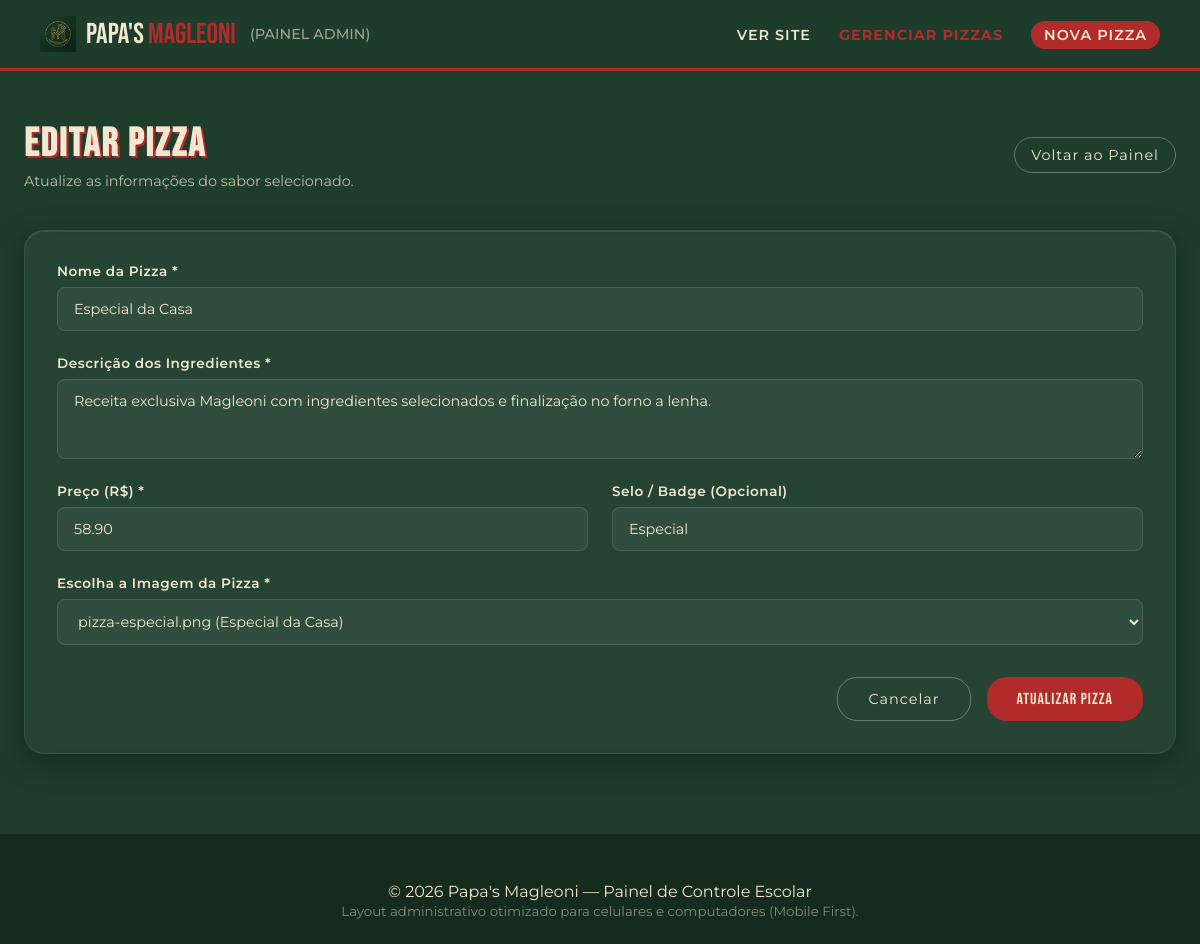
/editar.php?id=5, run on the app's committed database.
### tables this page shows
CREATE TABLE IF NOT EXISTS pizzas (id INT UNSIGNED AUTO_INCREMENT PRIMARY KEY,categoria_id INT UNSIGNED NULL,nome VARCHAR(100) NOT NULL,descricao TEXT NOT NULL,preco DECIMAL(10,2) NOT NULL,badge VARCHAR(50) DEFAULT NULL,imagem VARCHAR(255) NOT NULL,criado_em TIMESTAMP DEFAULT CURRENT_TIMESTAMP,CONSTRAINT fk_pizzas_categoria FOREIGN KEY (categoria_id) REFERENCES categorias(id) ON DELETE SET NULL);

### editar.php (the view, shortened to what this page needs)
<?php
require_once 'config/conexao.php';
$id = $_GET['id'] ?? null;
try {
    $stmt = $pdo->prepare("SELECT * FROM pizzas WHERE id = ?");
    $stmt->execute([$id]);
    $pizza = $stmt->fetch();
} catch (\PDOException $e) {
    $pizza = false;
    $error = "Erro ao buscar informações da pizza: " . $e->getMessage();
}
require_once 'includes/header_admin.php';
?>
<main class="admin-main">
    <section class="admin-header">
        <div>
            <h1 class="admin-title">Editar Pizza</h1>
            <p class="admin-subtitle">Atualize as informações do sabor selecionado.</p>
        </div>
        <a class="btn-outline-admin btn-sm" href="gerenciar.php" style="text-decoration:none;">
            Voltar ao Painel
        </a>
    </section>
    <section class="glass-card">
        <form action="editar.php?id=<?= $pizza['id'] ?>" method="post">
            <div class="form-grid-admin">
                <div class="form-group-admin full">
                    <label class="form-label-admin" for="nome">Nome da Pizza *</label>
                    <input class="form-control-admin" type="text" id="nome" name="nome" value="<?= htmlspecialchars($pizza['nome']) ?>" required>
                </div>
                <div class="form-group-admin full">
                    <label class="form-label-admin" for="descricao">Descrição dos Ingredientes *</label>
                    <textarea class="form-control-admin" id="descricao" name="descricao" rows="3" required style="resize:vertical;"><?= htmlspecialchars($pizza['descricao']) ?></textarea>
                </div>
                <div class="form-group-admin">
                    <label class="form-label-admin" for="preco">Preço (R$) *</label>
                    <input class="form-control-admin" type="number" step="0.01" min="0" id="preco" name="preco" value="<?= $pizza['preco'] ?>" required>
                </div>
                <div class="form-group-admin">
                    <label class="form-label-admin" for="badge">Selo / Badge (Opcional)</label>
                    <input class="form-control-admin" type="text" id="badge" name="badge" value="<?= htmlspecialchars($pizza['badge']) ?>" placeholder="Ex: Favorita, Novidade, Especial">
                </div>
                <div class="form-group-admin full">
                    <label class="form-label-admin" for="imagem">Escolha a Imagem da Pizza *</label>
                    <select class="form-control-admin" id="imagem" name="imagem" required>
                        <option value="images/pizza-especial.png" <?= $pizza['imagem'] === 'images/pizza-especial.png' ? 'selected' : '' ?>>pizza-especial.png (Especial da Casa)</option>
                    </select>
                </div>
            </div>
            <div style="display:flex; justify-content:flex-end; gap:16px; margin-top:32px;">
                <a class="btn-outline-admin btn-sm" href="gerenciar.php" style="text-decoration:none; padding:12px 30px;">Cancelar</a>
                <button class="btn-primary btn-sm" type="submit" style="padding:12px 30px; font-size:1rem; cursor:pointer;">Atualizar Pizza</button>
            </div>
        </form>
    </section>
</main>
<?php require_once 'includes/footer_admin.php'; ?>

### styles.css (style rules this page uses)
:root { --green-dark: #1E3D2B; --green-olive: #6B8E23; --red: #B22B2B; --cream: #F2E8D1; --brown: #8C4A2F; --green-light: #2a5a3a; --red-dark: #8a1f1f; --shadow: 0 8px 32px rgba(0,0,0,0.3); }
*, *::before, *::after { margin:0; padding:0; box-sizing:border-box; }
html { scroll-behavior: smooth; }
body { font-family: 'Montserrat', sans-serif; background: var(--green-dark); color: var(--cream); overflow-x: hidden; }
h1,h2,h3,h4,h5,h6 { font-family: 'Bebas Neue', sans-serif; letter-spacing: 2px; }
.btn-primary { background:var(--red); color:var(--cream); border:none; padding:16px 40px; border-radius:40px; font-family:'Bebas Neue',sans-serif; font-size:1.3rem; letter-spacing:3px; cursor:pointer; transition:all 0.3s; text-decoration:none; display:inline-block; }

### includes/header_admin.php (style rules this page uses)
.admin-main { max-width: 1200px; margin: 120px auto 60px; padding: 0 24px; }
.admin-header { display: flex; justify-content: space-between; align-items: center; margin-bottom: 40px; flex-wrap: wrap; gap: 20px; }
.admin-title { font-size: 2.5rem; color: var(--cream); text-shadow: 2px 2px 0 var(--red); }
.admin-subtitle { font-size: 0.9rem; opacity: 0.75; margin-top: 4px; }
.glass-card { background: rgba(255, 255, 255, 0.04); border: 1px solid rgba(255, 255, 255, 0.08); border-radius: 20px; padding: 32px; box-shadow: inset 0 1px 0 rgba(255, 255, 255, 0.1), var(--shadow); backdrop-filter: blur(12px); }
.btn-sm { padding: 8px 16px; font-size: 0.9rem; border-radius: 20px; letter-spacing: 1px; }
.btn-outline-admin { background: transparent; color: var(--cream); border: 1px solid rgba(255,255,255,0.3); transition: all 0.3s; }
.form-grid-admin { display: grid; grid-template-columns: 1fr 1fr; gap: 24px; }
.form-group-admin { display: flex; flex-direction: column; gap: 8px; }
.form-group-admin.full { grid-column: 1 / -1; }
.form-label-admin { font-size: 0.85rem; font-weight: 600; letter-spacing: 0.5px; color: var(--cream); }
.form-control-admin { background: rgba(255, 255, 255, 0.05); border: 1px solid rgba(255, 255, 255, 0.1); border-radius: 8px; padding: 12px 16px; color: var(--cream); font-family: 'Montserrat', sans-serif; font-size: 0.9rem; transition: all 0.3s; }

### data on the page
pizzas: nome "Especial da Casa", descricao "Receita exclusiva Magleoni com ingredientes selecionados e finalização no forno a lenha.", preco "58.90", badge "Especial", imagem "pizza-especial.png (Especial da Casa)"
